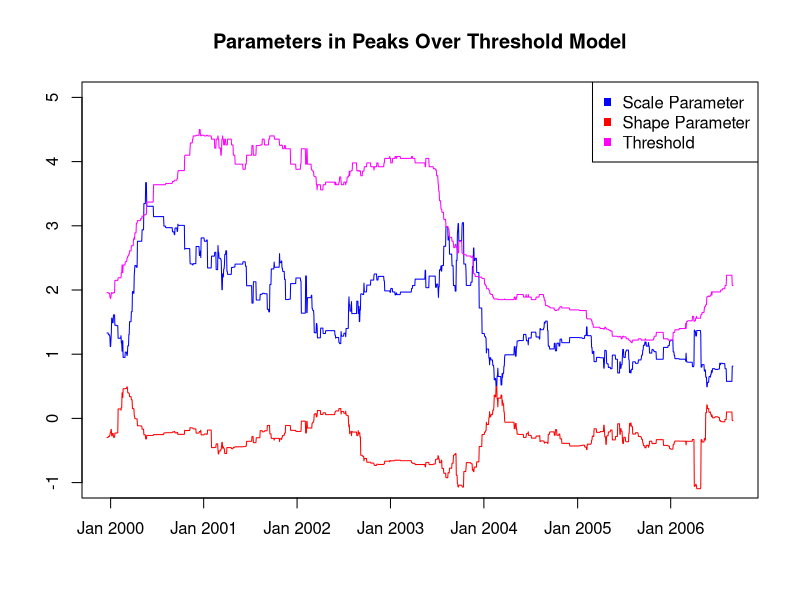

Generate this figure with R:
# Close all plots and clear variables
graphics.off()
rm(list = ls(all = TRUE))

# Load data
bet = t(read.table("beta_pot_Portf.txt"))
ksi = t(read.table("ksi_pot_Portf.txt"))
u = t(read.table("u_pot_Portf.txt"))

# Plots of shape, scale and treshold parameters
plot(bet, type = "l", col = "blue", ylim = c(-1, 5), ylab = c(""), xlab = c(""), 
    axes = FALSE)
lines(ksi, col = "red")
lines(u, col = "magenta")
title("Parameters in Peaks Over Threshold Model")
box()
axis(1, c(261, 521, 782, 1043, 1304, 1566, 1826) - 250, c("Jan 2000", "Jan 2001", 
    "Jan 2002", "Jan 2003", "Jan 2004", "Jan 2005", "Jan 2006"))
axis(2)

legend("topright", c("Scale Parameter", "Shape Parameter", "Threshold"), pch = c(15, 
    15, 15), col = c("blue", "red", "magenta")) 